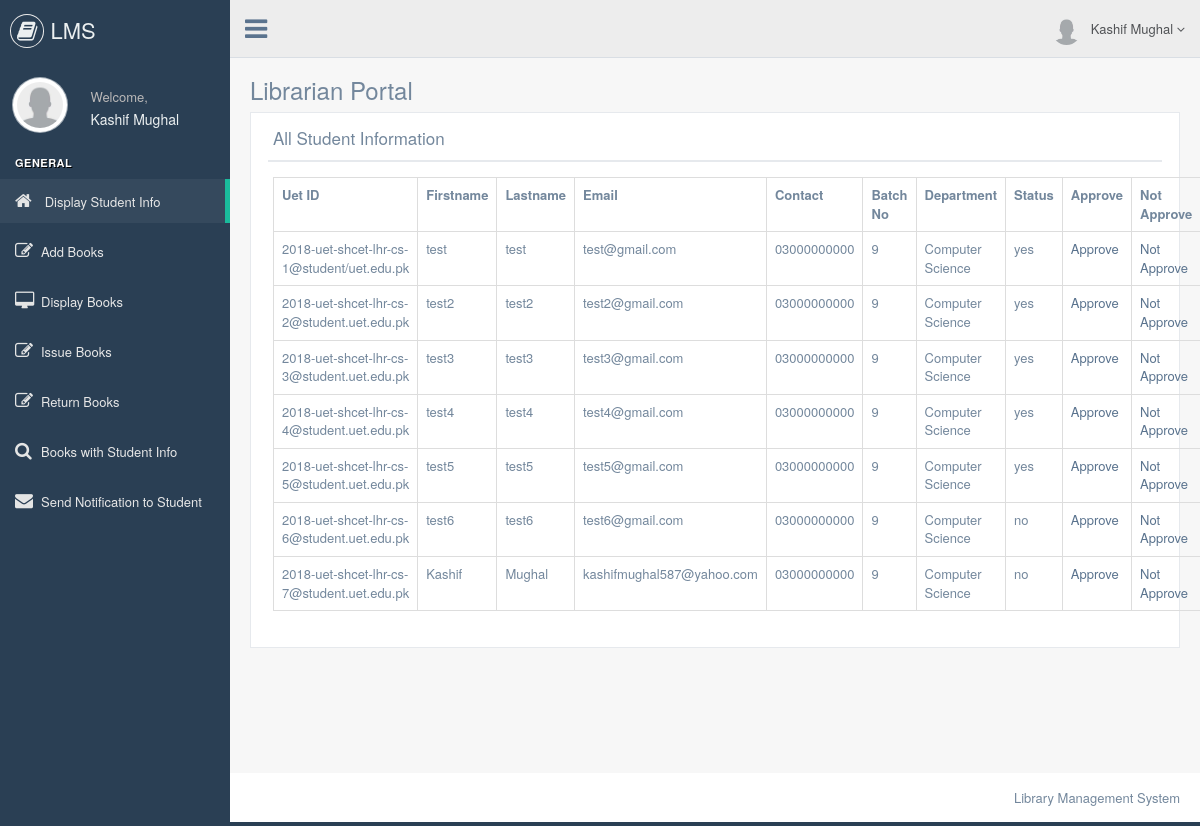
The app's page /LMS/librarian/display_student_info.php (signed in) with its own data.
### tables this page shows
CREATE TABLE `student_registration` (
  `student_uet_id` varchar(50) NOT NULL,
  `firstname` varchar(50) NOT NULL,
  `lastname` varchar(50) NOT NULL,
  `password` varchar(50) NOT NULL,
  `email` varchar(50) NOT NULL,
  `contact` varchar(50) NOT NULL,
  `batch_no` int(5) NOT NULL,
  `department` varchar(50) NOT NULL,
  `status` varchar(3) NOT NULL
);

### LMS/librarian/display_student_Info.php (the view, shortened to what this page needs)
    <?php
include "header.php";
include "connection.php";
?>
        <div class="right_col" role="main">
            <div class="">
                <div class="page-title">
                    <div class="title_left">
                        <h3>Librarian Portal</h3>
                    </div>
                </div>
                <div class="clearfix"></div>
                <div class="row" style="min-height:500px">
                    <div class="col-md-12 col-sm-12 col-xs-12">
                        <div class="x_panel">
                            <div class="x_title">
                                <h2>All Student Information</h2>
                                <div class="clearfix"></div>
                            </div>
                            <div class="x_content">
                                <?php
                                    $tbl = mysqli_query($link,"select * from student_registration");
                                    echo "<table class='table table-bordered'>";
                                    echo "<tr>";
                                    echo "<th>";    echo "Uet ID";   echo "</th>";
                                    echo "<th>";    echo "Firstname";   echo "</th>";
                                    echo "<th>";    echo "Lastname";   echo "</th>";
                                    echo "<th>";    echo "Email";   echo "</th>";
                                    echo "<th>";    echo "Contact";   echo "</th>";
                                    echo "<th>";    echo "Batch No";   echo "</th>";
                                    echo "<th>";    echo "Department";   echo "</th>";
                                    echo "<th>";    echo "Status";   echo "</th>";
                                    echo "<th>";    echo "Approve";   echo "</th>";
                                    echo "<th>";    echo "Not Approve";   echo "</th>";
                                    echo "</tr>";
                                    while($row = mysqli_fetch_array($tbl))
                                    {
                                        echo "<tr>";
                                        echo "<td>";    echo $row["student_uet_id"];   echo "</td>";
                                        echo "<td>";    echo $row["firstname"];   echo "</td>";
                                        echo "<td>";    echo $row["lastname"];   echo "</td>";
                                        echo "<td>";    echo $row["email"];   echo "</td>";
                                        echo "<td>";    echo $row["contact"];   echo "</td>";
                                        echo "<td>";    echo $row["batch_no"];   echo "</td>";
                                        echo "<td>";    echo $row["department"];   echo "</td>";
                                        echo "<td>";    echo $row["status"];   echo "</td>";
                                        echo "<td>";    ?> <a href= "approve.php?student_uet_id=<?php echo $row["student_uet_id"]; ?>">Approve </a>  <?php echo "</td>";
                                        echo "<td>";    ?> <a href= "notapprove.php?student_uet_id=<?php echo $row["student_uet_id"]; ?>">Not Approve </a>  <?php echo "</td>";
                                        echo "</tr>";
                                    }
                                    echo "</table>";
                                ?>
                            </div>
                        </div>
                    </div>
                </div>
            </div>
        </div>
<?php
    include "footer.php";
?>

### LMS/librarian/header.php (shortened to what this page needs)
<!DOCTYPE html>
<html lang="en">
<head>
    <link href="css/bootstrap.min.css" rel="stylesheet">
    <link href="css/font-awesome.min.css" rel="stylesheet">
    <link href="css/nprogress.css" rel="stylesheet">
    <link href="css/custom.min.css" rel="stylesheet">
</head>
<body class="nav-md">
<div class="container body">
    <div class="main_container">
        <div class="col-md-3 left_col">
            <div class="left_col scroll-view">
                <div class="navbar nav_title" style="border: 0;">
                    <a href="#" class="site_title"><i class="fa fa-book"></i> <span>LMS</span></a>
                </div>
                <div class="profile clearfix">
                    <div class="profile_pic">
                        <img src="images/user.png" alt="..." class="img-circle profile_img">
                    </div>
                    <div class="profile_info">
                        <span>Welcome,</span>
                        <h2><?php echo $_SESSION["librarian_fullname"] ?></h2>
                    </div>
                    <div class="clearfix"></div>
                </div>
                <br/>
                <div id="sidebar-menu" class="main_menu_side hidden-print main_menu">
                    <div class="menu_section">
                        <h3>General</h3>
                        <ul class="nav side-menu">
                            <li><a href="display_student_info.php "><i class="fa fa-home"></i> Display Student Info </a>
                            </li>
                            <li><a href="add_books.php"><i class="fa fa-edit"></i>Add Books</a>
                            </li>
                            <li><a href="display_books.php"><i class="fa fa-desktop"></i>Display Books </a>
                            </li>
                            <li><a href="issue_books.php"><i class="fa fa-edit"></i>Issue Books</a>
                            </li>
                            <li><a href="return_books.php"><i class="fa fa-edit"></i>Return Books</a>
                            </li>
                            <li><a href="book_details_with_students.php"><i class="fa fa-search"></i>Books with Student Info</a>
                            </li>
                            <li><a href="send_notification_to_student.php"><i class="fa fa-envelope"></i>Send Notification to Student</a>
                            </li>
                        </ul>
                    </div>
                </div>
            </div>
        </div>
        <div class="top_nav">
            <div class="nav_menu">
                <nav>
                    <div class="nav toggle">
                        <a id="menu_toggle"><i class="fa fa-bars"></i></a>
                    </div>
                    <ul class="nav navbar-nav navbar-right">
                        <li class="">
                            <a href="javascript:;" class="user-profile dropdown-toggle" data-toggle="dropdown"
                               aria-expanded="false">
                                <img src="images/user.png" alt=""><?php echo $_SESSION["librarian_fullname"] ?>
                                <span class=" fa fa-angle-down"></span>
                            </a>
                        </li>
                    </ul>
                </nav>
            </div>
        </div>

### LMS/librarian/footer.php (shortened to what this page needs)
<footer>
            <div class="pull-right">
                Library Management System
            </div>
            <div class="clearfix"></div>
        </footer>
    </div>
</div>
</body>
</html>

### records on screen
student_registration: student_uet_id "2018-uet-shcet-lhr-cs-1@student/uet.edu.pk", firstname "test", lastname "test", email "test@gmail.com", contact "03000000000", batch_no "9", department "Computer Science", status "yes"
student_registration: student_uet_id "2018-uet-shcet-lhr-cs-2@student.uet.edu.pk", firstname "test2", lastname "test2", email "test2@gmail.com", contact "03000000000", batch_no "9", department "Computer Science", status "yes"
student_registration: student_uet_id "2018-uet-shcet-lhr-cs-3@student.uet.edu.pk", firstname "test3", lastname "test3", email "test3@gmail.com", contact "03000000000", batch_no "9", department "Computer Science", status "yes"
student_registration: student_uet_id "2018-uet-shcet-lhr-cs-4@student.uet.edu.pk", firstname "test4", lastname "test4", email "test4@gmail.com", contact "03000000000", batch_no "9", department "Computer Science", status "yes"
student_registration: student_uet_id "2018-uet-shcet-lhr-cs-5@student.uet.edu.pk", firstname "test5", lastname "test5", email "test5@gmail.com", contact "03000000000", batch_no "9", department "Computer Science", status "yes"
student_registration: student_uet_id "2018-uet-shcet-lhr-cs-6@student.uet.edu.pk", firstname "test6", lastname "test6", email "test6@gmail.com", contact "03000000000", batch_no "9", department "Computer Science", status "no"
student_registration: student_uet_id "2018-uet-shcet-lhr-cs-7@student.uet.edu.pk", firstname "Kashif", lastname "Mughal", email "kashifmughal587@yahoo.com", contact "03000000000", batch_no "9", department "Computer Science", status "no"

### other values on screen
$_SESSION["librarian_fullname"] "Kashif Mughal"
